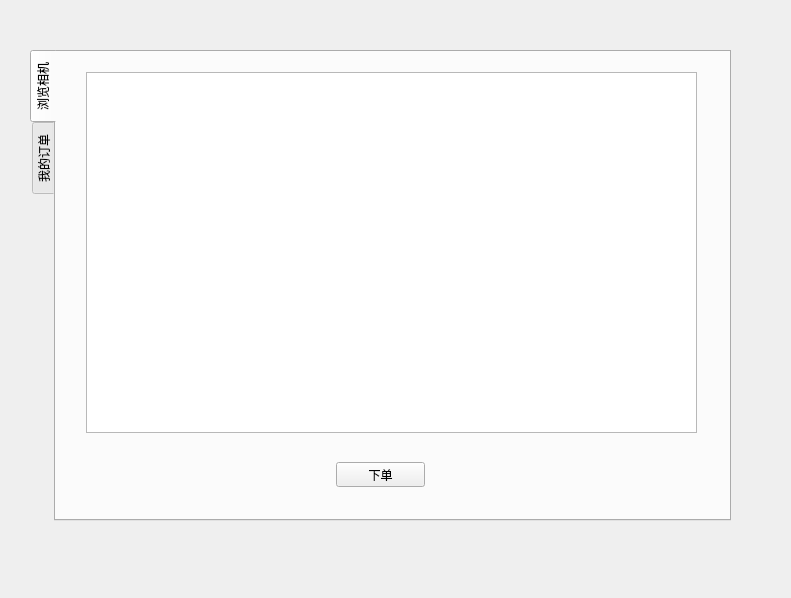
<?xml version="1.0" encoding="UTF-8"?>
<ui version="4.0">
 <class>custom_show</class>
 <widget class="QWidget" name="custom_show">
  <property name="geometry">
   <rect>
    <x>0</x>
    <y>0</y>
    <width>791</width>
    <height>598</height>
   </rect>
  </property>
  <property name="windowTitle">
   <string>Form</string>
  </property>
  <widget class="QTabWidget" name="tabWidget">
   <property name="geometry">
    <rect>
     <x>30</x>
     <y>50</y>
     <width>701</width>
     <height>471</height>
    </rect>
   </property>
   <property name="tabPosition">
    <enum>QTabWidget::West</enum>
   </property>
   <property name="currentIndex">
    <number>0</number>
   </property>
   <widget class="QWidget" name="tab_browse">
    <attribute name="title">
     <string>浏览相机</string>
    </attribute>
    <widget class="QTableWidget" name="tableWidget_browse">
     <property name="geometry">
      <rect>
       <x>30</x>
       <y>20</y>
       <width>611</width>
       <height>361</height>
      </rect>
     </property>
    </widget>
    <widget class="QPushButton" name="pushButton_place_order">
     <property name="geometry">
      <rect>
       <x>280</x>
       <y>410</y>
       <width>89</width>
       <height>25</height>
      </rect>
     </property>
     <property name="text">
      <string>下单</string>
     </property>
    </widget>
   </widget>
   <widget class="QWidget" name="tab_indent">
    <attribute name="title">
     <string>我的订单</string>
    </attribute>
    <widget class="QTableWidget" name="tableWidget_indent">
     <property name="geometry">
      <rect>
       <x>50</x>
       <y>50</y>
       <width>581</width>
       <height>331</height>
      </rect>
     </property>
    </widget>
    <widget class="QPushButton" name="pushButton_2">
     <property name="geometry">
      <rect>
       <x>290</x>
       <y>410</y>
       <width>89</width>
       <height>25</height>
      </rect>
     </property>
     <property name="text">
      <string>结算</string>
     </property>
    </widget>
   </widget>
  </widget>
 </widget>
 <resources/>
 <connections/>
</ui>
